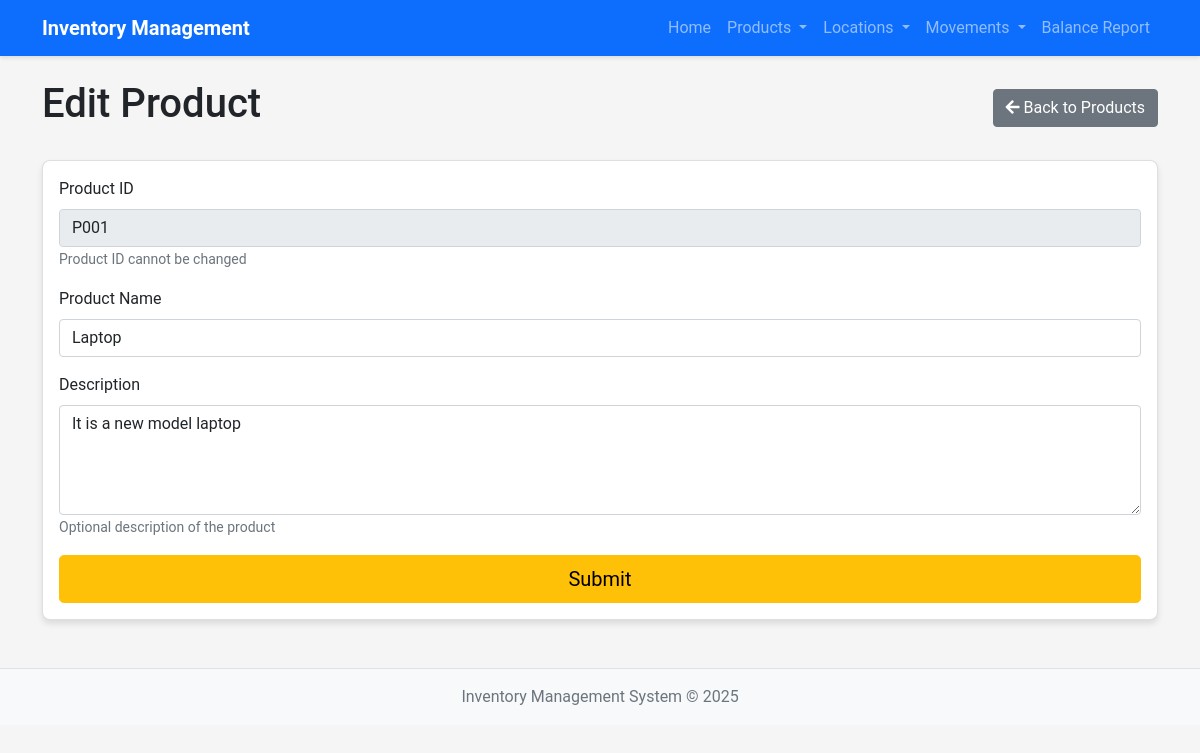
Screenshot of /products/edit/P001 with the database file from the repository.
### models.py (models this page shows, shortened)
class Product(db.Model):
    __tablename__ = 'products'
    product_id = db.Column(db.String(20), primary_key=True)
    product_name = db.Column(db.String(100), nullable=False)
    description = db.Column(db.Text, nullable=True)
    created_at = db.Column(db.DateTime, default=datetime.utcnow)
    updated_at = db.Column(db.DateTime, default=datetime.utcnow, onupdate=datetime.utcnow)

### app.py (the view)
@app.route('/products/edit/<string:product_id>', methods=['GET', 'POST'])
def edit_product(product_id):
    product = Product.query.get_or_404(product_id)
    form = ProductForm(obj=product)
    if form.validate_on_submit():
        product.product_name = form.product_name.data
        product.description = form.description.data
        db.session.commit()
        flash('Product updated successfully!', 'success')
        return redirect(url_for('list_products'))
    return render_template('product/edit.html', form=form, product=product)

### forms.py
class ProductForm(FlaskForm):
    product_id = StringField('Product ID', validators=[DataRequired()])
    product_name = StringField('Product Name', validators=[DataRequired()])
    description = TextAreaField('Description', validators=[Optional()])
    submit = SubmitField('Submit')

### app.py (called while the page is built)
@app.context_processor
def inject_now():
    return {'now': datetime.utcnow()}

### templates/product/edit.html (shortened to what this page needs)
{% extends "base.html" %}
{% block content %}
<div class="d-flex justify-content-between align-items-center mb-4">
    <h1>Edit Product</h1>
    <a href="{{ url_for('list_products') }}" class="btn btn-secondary">
        <i class="fas fa-arrow-left"></i> Back to Products
    </a>
</div>
<div class="card">
    <div class="card-body">
        <form method="post">
            <div class="mb-3">
                {{ form.product_id.label(class="form-label") }}
                {{ form.product_id(class="form-control", readonly=true) }}
                <small class="form-text text-muted">Product ID cannot be changed</small>
            </div>
            <div class="mb-3">
                {{ form.product_name.label(class="form-label") }}
                {{ form.product_name(class="form-control" + (" is-invalid" if form.product_name.errors else "")) }}
            </div>
            <div class="mb-3">
                {{ form.description.label(class="form-label") }}
                {{ form.description(class="form-control", rows=4) }}
                <small class="form-text text-muted">Optional description of the product</small>
            </div>
            <div class="d-grid gap-2">
                {{ form.submit(class="btn btn-warning btn-lg") }}
            </div>
        </form>
    </div>
</div>
{% endblock %}

### static/css/style.css (style rules this page uses)
body { font-family: 'Roboto', sans-serif; background-color: #f5f5f5; }
.card { border-radius: 8px; box-shadow: 0 4px 6px rgba(0, 0, 0, 0.1); margin-bottom: 20px; }

### rows the page displays
Product: product_id "P001", product_name "Laptop", description "It is a new model laptop"
